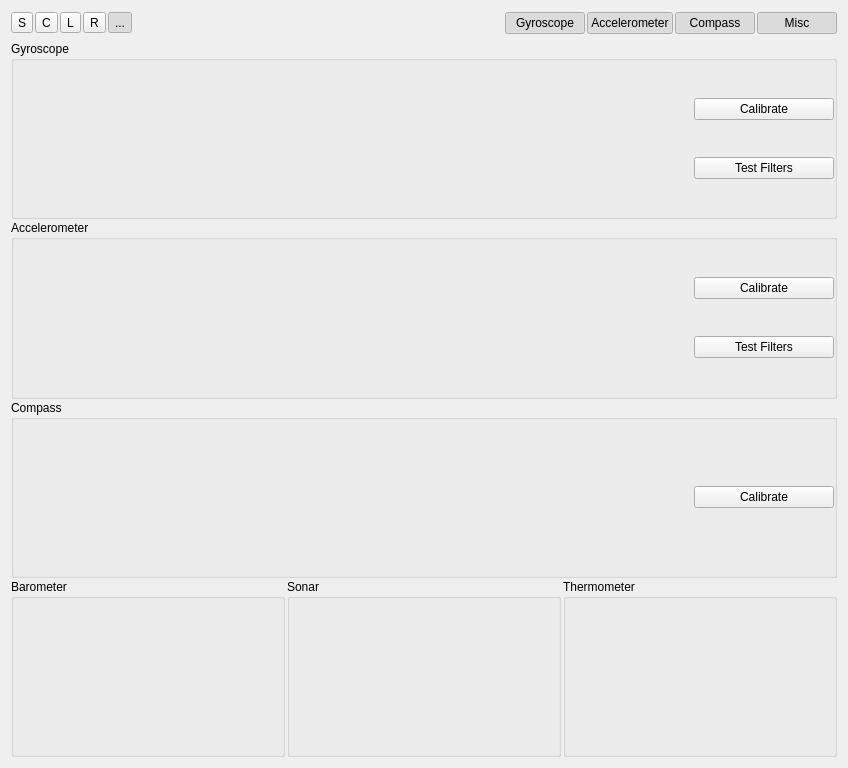
<?xml version="1.0" encoding="UTF-8"?>
<ui version="4.0">
 <class>Sensors</class>
 <widget class="QWidget" name="Sensors">
  <property name="geometry">
   <rect>
    <x>0</x>
    <y>0</y>
    <width>848</width>
    <height>768</height>
   </rect>
  </property>
  <property name="windowTitle">
   <string>Form</string>
  </property>
  <layout class="QVBoxLayout" name="verticalLayout">
   <item>
    <widget class="QWidget" name="widget_3" native="true">
     <property name="sizePolicy">
      <sizepolicy hsizetype="Preferred" vsizetype="Preferred">
       <horstretch>0</horstretch>
       <verstretch>0</verstretch>
      </sizepolicy>
     </property>
     <property name="maximumSize">
      <size>
       <width>16777215</width>
       <height>24</height>
      </size>
     </property>
     <layout class="QHBoxLayout" name="horizontalLayout_6">
      <property name="spacing">
       <number>2</number>
      </property>
      <property name="leftMargin">
       <number>0</number>
      </property>
      <property name="topMargin">
       <number>0</number>
      </property>
      <property name="rightMargin">
       <number>0</number>
      </property>
      <property name="bottomMargin">
       <number>0</number>
      </property>
      <item>
       <widget class="QToolButton" name="save_history">
        <property name="text">
         <string>S</string>
        </property>
        <property name="icon">
         <iconset resource="res.qrc">
          <normaloff>:/icons/save.png</normaloff>:/icons/save.png</iconset>
        </property>
       </widget>
      </item>
      <item>
       <widget class="QToolButton" name="clear_history">
        <property name="text">
         <string>C</string>
        </property>
        <property name="icon">
         <iconset resource="res.qrc">
          <normaloff>:/icons/clear.png</normaloff>:/icons/clear.png</iconset>
        </property>
       </widget>
      </item>
      <item>
       <widget class="QToolButton" name="load_history">
        <property name="text">
         <string>L</string>
        </property>
        <property name="icon">
         <iconset resource="res.qrc">
          <normaloff>:/icons/load.png</normaloff>:/icons/load.png</iconset>
        </property>
       </widget>
      </item>
      <item>
       <widget class="QToolButton" name="rewind_history">
        <property name="text">
         <string>R</string>
        </property>
        <property name="icon">
         <iconset resource="res.qrc">
          <normaloff>:/icons/rewind.png</normaloff>:/icons/rewind.png</iconset>
        </property>
       </widget>
      </item>
      <item>
       <widget class="QToolButton" name="play_history">
        <property name="text">
         <string>...</string>
        </property>
        <property name="icon">
         <iconset resource="res.qrc">
          <normaloff>:/icons/play.png</normaloff>:/icons/play.png</iconset>
        </property>
        <property name="checkable">
         <bool>true</bool>
        </property>
        <property name="checked">
         <bool>true</bool>
        </property>
       </widget>
      </item>
      <item>
       <spacer name="horizontalSpacer">
        <property name="orientation">
         <enum>Qt::Horizontal</enum>
        </property>
        <property name="sizeHint" stdset="0">
         <size>
          <width>40</width>
          <height>20</height>
         </size>
        </property>
       </spacer>
      </item>
      <item>
       <widget class="QPushButton" name="show_gyroscope">
        <property name="text">
         <string>Gyroscope</string>
        </property>
        <property name="checkable">
         <bool>true</bool>
        </property>
        <property name="checked">
         <bool>true</bool>
        </property>
       </widget>
      </item>
      <item>
       <widget class="QPushButton" name="show_accelerometer">
        <property name="text">
         <string>Accelerometer</string>
        </property>
        <property name="checkable">
         <bool>true</bool>
        </property>
        <property name="checked">
         <bool>true</bool>
        </property>
       </widget>
      </item>
      <item>
       <widget class="QPushButton" name="show_compass">
        <property name="text">
         <string>Compass</string>
        </property>
        <property name="checkable">
         <bool>true</bool>
        </property>
        <property name="checked">
         <bool>true</bool>
        </property>
       </widget>
      </item>
      <item>
       <widget class="QPushButton" name="show_misc">
        <property name="text">
         <string>Misc</string>
        </property>
        <property name="checkable">
         <bool>true</bool>
        </property>
        <property name="checked">
         <bool>true</bool>
        </property>
       </widget>
      </item>
     </layout>
    </widget>
   </item>
   <item>
    <layout class="QHBoxLayout" name="horizontalLayout">
     <property name="spacing">
      <number>1</number>
     </property>
     <item>
      <layout class="QVBoxLayout" name="verticalLayout_3">
       <property name="spacing">
        <number>1</number>
       </property>
       <property name="bottomMargin">
        <number>0</number>
       </property>
       <item>
        <widget class="QGroupBox" name="gyroscope_group">
         <property name="sizePolicy">
          <sizepolicy hsizetype="Preferred" vsizetype="Minimum">
           <horstretch>0</horstretch>
           <verstretch>0</verstretch>
          </sizepolicy>
         </property>
         <property name="title">
          <string>Gyroscope</string>
         </property>
         <property name="flat">
          <bool>true</bool>
         </property>
         <property name="checkable">
          <bool>false</bool>
         </property>
         <layout class="QVBoxLayout" name="verticalLayout_4">
          <property name="spacing">
           <number>0</number>
          </property>
          <property name="leftMargin">
           <number>0</number>
          </property>
          <property name="topMargin">
           <number>0</number>
          </property>
          <property name="rightMargin">
           <number>0</number>
          </property>
          <property name="bottomMargin">
           <number>0</number>
          </property>
          <item>
           <widget class="QWidget" name="g_group" native="true">
            <layout class="QHBoxLayout" name="horizontalLayout_5">
             <property name="spacing">
              <number>2</number>
             </property>
             <property name="leftMargin">
              <number>0</number>
             </property>
             <property name="topMargin">
              <number>0</number>
             </property>
             <property name="rightMargin">
              <number>0</number>
             </property>
             <property name="bottomMargin">
              <number>0</number>
             </property>
             <item>
              <widget class="QWidget" name="plots" native="true">
               <layout class="QVBoxLayout" name="verticalLayout_5">
                <property name="spacing">
                 <number>0</number>
                </property>
                <property name="leftMargin">
                 <number>0</number>
                </property>
                <property name="topMargin">
                 <number>0</number>
                </property>
                <property name="rightMargin">
                 <number>0</number>
                </property>
                <property name="bottomMargin">
                 <number>0</number>
                </property>
                <item>
                 <widget class="QCustomPlot" name="g_spectrum" native="true">
                  <property name="sizePolicy">
                   <sizepolicy hsizetype="MinimumExpanding" vsizetype="Preferred">
                    <horstretch>0</horstretch>
                    <verstretch>0</verstretch>
                   </sizepolicy>
                  </property>
                 </widget>
                </item>
                <item>
                 <widget class="QCustomPlot" name="g_plot" native="true">
                  <property name="sizePolicy">
                   <sizepolicy hsizetype="MinimumExpanding" vsizetype="Preferred">
                    <horstretch>0</horstretch>
                    <verstretch>0</verstretch>
                   </sizepolicy>
                  </property>
                 </widget>
                </item>
               </layout>
              </widget>
             </item>
             <item>
              <widget class="QWidget" name="btn" native="true">
               <layout class="QVBoxLayout" name="verticalLayout_12">
                <property name="spacing">
                 <number>0</number>
                </property>
                <property name="leftMargin">
                 <number>0</number>
                </property>
                <property name="topMargin">
                 <number>0</number>
                </property>
                <property name="rightMargin">
                 <number>0</number>
                </property>
                <property name="bottomMargin">
                 <number>0</number>
                </property>
                <item>
                 <widget class="QPushButton" name="g_calibrate">
                  <property name="minimumSize">
                   <size>
                    <width>140</width>
                    <height>0</height>
                   </size>
                  </property>
                  <property name="text">
                   <string>Calibrate</string>
                  </property>
                 </widget>
                </item>
                <item>
                 <widget class="QPushButton" name="g_test_filter">
                  <property name="minimumSize">
                   <size>
                    <width>140</width>
                    <height>0</height>
                   </size>
                  </property>
                  <property name="maximumSize">
                   <size>
                    <width>16777215</width>
                    <height>16777215</height>
                   </size>
                  </property>
                  <property name="text">
                   <string>Test Filters</string>
                  </property>
                 </widget>
                </item>
               </layout>
              </widget>
             </item>
            </layout>
           </widget>
          </item>
         </layout>
        </widget>
       </item>
       <item>
        <widget class="QGroupBox" name="accelerometer_group">
         <property name="sizePolicy">
          <sizepolicy hsizetype="Preferred" vsizetype="Minimum">
           <horstretch>0</horstretch>
           <verstretch>0</verstretch>
          </sizepolicy>
         </property>
         <property name="title">
          <string>Accelerometer</string>
         </property>
         <property name="flat">
          <bool>true</bool>
         </property>
         <property name="checkable">
          <bool>false</bool>
         </property>
         <layout class="QVBoxLayout" name="verticalLayout_7">
          <property name="spacing">
           <number>0</number>
          </property>
          <property name="leftMargin">
           <number>0</number>
          </property>
          <property name="topMargin">
           <number>0</number>
          </property>
          <property name="rightMargin">
           <number>0</number>
          </property>
          <property name="bottomMargin">
           <number>0</number>
          </property>
          <item>
           <widget class="QWidget" name="a_group" native="true">
            <layout class="QHBoxLayout" name="horizontalLayout_4">
             <property name="spacing">
              <number>2</number>
             </property>
             <property name="leftMargin">
              <number>0</number>
             </property>
             <property name="topMargin">
              <number>0</number>
             </property>
             <property name="rightMargin">
              <number>0</number>
             </property>
             <property name="bottomMargin">
              <number>0</number>
             </property>
             <item>
              <widget class="QWidget" name="plots_2" native="true">
               <layout class="QVBoxLayout" name="verticalLayout_6">
                <property name="spacing">
                 <number>0</number>
                </property>
                <property name="leftMargin">
                 <number>0</number>
                </property>
                <property name="topMargin">
                 <number>0</number>
                </property>
                <property name="rightMargin">
                 <number>0</number>
                </property>
                <property name="bottomMargin">
                 <number>0</number>
                </property>
                <item>
                 <widget class="QCustomPlot" name="a_spectrum" native="true">
                  <property name="sizePolicy">
                   <sizepolicy hsizetype="MinimumExpanding" vsizetype="Preferred">
                    <horstretch>0</horstretch>
                    <verstretch>0</verstretch>
                   </sizepolicy>
                  </property>
                 </widget>
                </item>
                <item>
                 <widget class="QCustomPlot" name="a_plot" native="true">
                  <property name="sizePolicy">
                   <sizepolicy hsizetype="MinimumExpanding" vsizetype="Preferred">
                    <horstretch>0</horstretch>
                    <verstretch>0</verstretch>
                   </sizepolicy>
                  </property>
                 </widget>
                </item>
               </layout>
              </widget>
             </item>
             <item>
              <widget class="QWidget" name="btn_2" native="true">
               <layout class="QVBoxLayout" name="verticalLayout_13">
                <property name="spacing">
                 <number>0</number>
                </property>
                <property name="leftMargin">
                 <number>0</number>
                </property>
                <property name="topMargin">
                 <number>0</number>
                </property>
                <property name="rightMargin">
                 <number>0</number>
                </property>
                <property name="bottomMargin">
                 <number>0</number>
                </property>
                <item>
                 <widget class="QPushButton" name="a_calibrate">
                  <property name="minimumSize">
                   <size>
                    <width>140</width>
                    <height>0</height>
                   </size>
                  </property>
                  <property name="text">
                   <string>Calibrate</string>
                  </property>
                 </widget>
                </item>
                <item>
                 <widget class="QPushButton" name="a_test_filter">
                  <property name="minimumSize">
                   <size>
                    <width>140</width>
                    <height>0</height>
                   </size>
                  </property>
                  <property name="maximumSize">
                   <size>
                    <width>16777215</width>
                    <height>16777215</height>
                   </size>
                  </property>
                  <property name="text">
                   <string>Test Filters</string>
                  </property>
                 </widget>
                </item>
               </layout>
              </widget>
             </item>
            </layout>
           </widget>
          </item>
         </layout>
        </widget>
       </item>
       <item>
        <widget class="QGroupBox" name="compass_group">
         <property name="sizePolicy">
          <sizepolicy hsizetype="Preferred" vsizetype="Minimum">
           <horstretch>0</horstretch>
           <verstretch>0</verstretch>
          </sizepolicy>
         </property>
         <property name="title">
          <string>Compass</string>
         </property>
         <property name="checkable">
          <bool>false</bool>
         </property>
         <layout class="QVBoxLayout" name="verticalLayout_9">
          <property name="spacing">
           <number>0</number>
          </property>
          <property name="leftMargin">
           <number>0</number>
          </property>
          <property name="topMargin">
           <number>0</number>
          </property>
          <property name="rightMargin">
           <number>0</number>
          </property>
          <property name="bottomMargin">
           <number>0</number>
          </property>
          <item>
           <widget class="QWidget" name="widget" native="true">
            <layout class="QHBoxLayout" name="horizontalLayout_2">
             <property name="spacing">
              <number>0</number>
             </property>
             <property name="leftMargin">
              <number>0</number>
             </property>
             <property name="topMargin">
              <number>0</number>
             </property>
             <property name="rightMargin">
              <number>0</number>
             </property>
             <property name="bottomMargin">
              <number>0</number>
             </property>
             <item>
              <widget class="QCustomPlot" name="c_plot" native="true">
               <property name="sizePolicy">
                <sizepolicy hsizetype="MinimumExpanding" vsizetype="Preferred">
                 <horstretch>0</horstretch>
                 <verstretch>0</verstretch>
                </sizepolicy>
               </property>
              </widget>
             </item>
             <item>
              <widget class="QWidget" name="widget_2" native="true">
               <layout class="QVBoxLayout" name="verticalLayout_2">
                <property name="spacing">
                 <number>0</number>
                </property>
                <property name="leftMargin">
                 <number>0</number>
                </property>
                <property name="topMargin">
                 <number>0</number>
                </property>
                <property name="rightMargin">
                 <number>0</number>
                </property>
                <property name="bottomMargin">
                 <number>0</number>
                </property>
                <item>
                 <widget class="QPushButton" name="c_calibrate">
                  <property name="minimumSize">
                   <size>
                    <width>140</width>
                    <height>0</height>
                   </size>
                  </property>
                  <property name="maximumSize">
                   <size>
                    <width>16777215</width>
                    <height>16777215</height>
                   </size>
                  </property>
                  <property name="text">
                   <string>Calibrate</string>
                  </property>
                 </widget>
                </item>
               </layout>
              </widget>
             </item>
            </layout>
           </widget>
          </item>
         </layout>
        </widget>
       </item>
       <item>
        <widget class="QWidget" name="misc_group" native="true">
         <layout class="QHBoxLayout" name="horizontalLayout_7">
          <property name="spacing">
           <number>2</number>
          </property>
          <property name="leftMargin">
           <number>0</number>
          </property>
          <property name="topMargin">
           <number>0</number>
          </property>
          <property name="rightMargin">
           <number>0</number>
          </property>
          <property name="bottomMargin">
           <number>0</number>
          </property>
          <item>
           <widget class="QGroupBox" name="barometer_group">
            <property name="title">
             <string>Barometer</string>
            </property>
            <property name="checkable">
             <bool>false</bool>
            </property>
            <layout class="QVBoxLayout" name="verticalLayout_10">
             <property name="spacing">
              <number>0</number>
             </property>
             <property name="leftMargin">
              <number>0</number>
             </property>
             <property name="topMargin">
              <number>0</number>
             </property>
             <property name="rightMargin">
              <number>0</number>
             </property>
             <property name="bottomMargin">
              <number>0</number>
             </property>
             <item>
              <widget class="QCustomPlot" name="barometer_plot" native="true"/>
             </item>
            </layout>
           </widget>
          </item>
          <item>
           <widget class="QGroupBox" name="sonar_group">
            <property name="title">
             <string>Sonar</string>
            </property>
            <property name="flat">
             <bool>true</bool>
            </property>
            <property name="checkable">
             <bool>false</bool>
            </property>
            <layout class="QVBoxLayout" name="verticalLayout_8">
             <property name="leftMargin">
              <number>0</number>
             </property>
             <property name="topMargin">
              <number>0</number>
             </property>
             <property name="rightMargin">
              <number>0</number>
             </property>
             <property name="bottomMargin">
              <number>0</number>
             </property>
             <item>
              <widget class="QCustomPlot" name="sonar_plot" native="true"/>
             </item>
            </layout>
           </widget>
          </item>
          <item>
           <widget class="QGroupBox" name="thermometer_group">
            <property name="title">
             <string>Thermometer</string>
            </property>
            <layout class="QVBoxLayout" name="verticalLayout_11">
             <property name="spacing">
              <number>0</number>
             </property>
             <property name="leftMargin">
              <number>0</number>
             </property>
             <property name="topMargin">
              <number>0</number>
             </property>
             <property name="rightMargin">
              <number>0</number>
             </property>
             <property name="bottomMargin">
              <number>0</number>
             </property>
             <item>
              <widget class="QCustomPlot" name="thermometer_plot" native="true"/>
             </item>
            </layout>
           </widget>
          </item>
         </layout>
        </widget>
       </item>
      </layout>
     </item>
    </layout>
   </item>
  </layout>
 </widget>
 <customwidgets>
  <customwidget>
   <class>QCustomPlot</class>
   <extends>QWidget</extends>
   <header>qcustomplot.h</header>
   <container>1</container>
  </customwidget>
 </customwidgets>
 <resources>
  <include location="res.qrc"/>
 </resources>
 <connections>
  <connection>
   <sender>show_gyroscope</sender>
   <signal>toggled(bool)</signal>
   <receiver>gyroscope_group</receiver>
   <slot>setVisible(bool)</slot>
   <hints>
    <hint type="sourcelabel">
     <x>181</x>
     <y>24</y>
    </hint>
    <hint type="destinationlabel">
     <x>423</x>
     <y>129</y>
    </hint>
   </hints>
  </connection>
  <connection>
   <sender>show_accelerometer</sender>
   <signal>toggled(bool)</signal>
   <receiver>accelerometer_group</receiver>
   <slot>setVisible(bool)</slot>
   <hints>
    <hint type="sourcelabel">
     <x>345</x>
     <y>18</y>
    </hint>
    <hint type="destinationlabel">
     <x>71</x>
     <y>232</y>
    </hint>
   </hints>
  </connection>
  <connection>
   <sender>show_compass</sender>
   <signal>toggled(bool)</signal>
   <receiver>compass_group</receiver>
   <slot>setVisible(bool)</slot>
   <hints>
    <hint type="sourcelabel">
     <x>594</x>
     <y>29</y>
    </hint>
    <hint type="destinationlabel">
     <x>57</x>
     <y>410</y>
    </hint>
   </hints>
  </connection>
  <connection>
   <sender>show_misc</sender>
   <signal>toggled(bool)</signal>
   <receiver>misc_group</receiver>
   <slot>setVisible(bool)</slot>
   <hints>
    <hint type="sourcelabel">
     <x>719</x>
     <y>14</y>
    </hint>
    <hint type="destinationlabel">
     <x>423</x>
     <y>667</y>
    </hint>
   </hints>
  </connection>
 </connections>
</ui>
